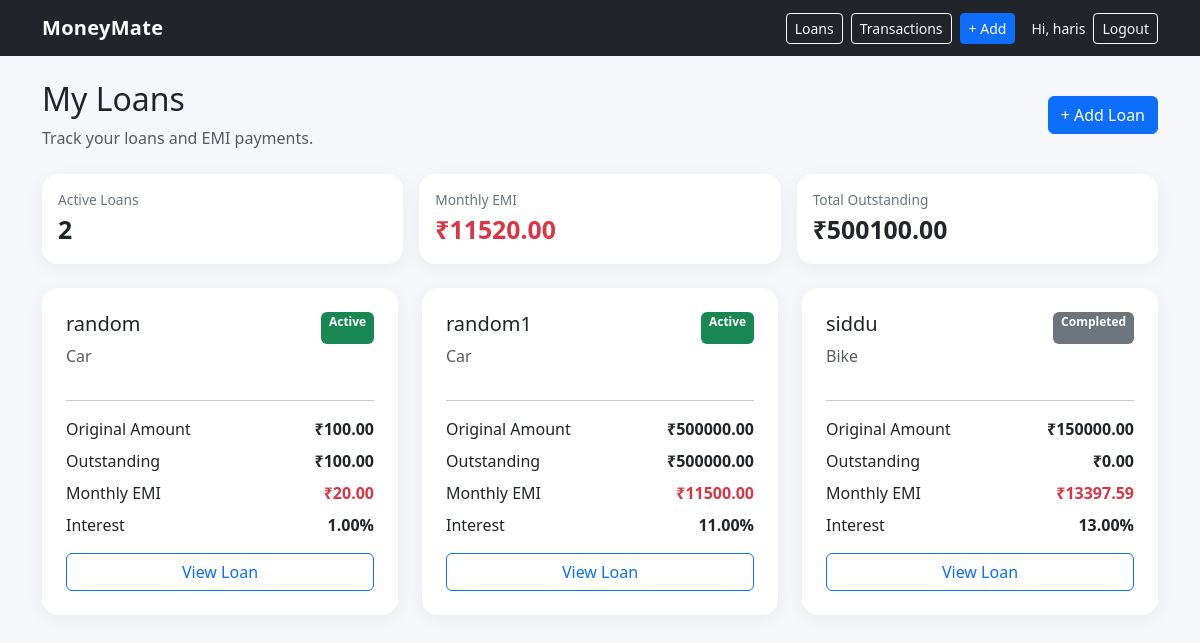
The app's page /loans/ (signed in), older data.
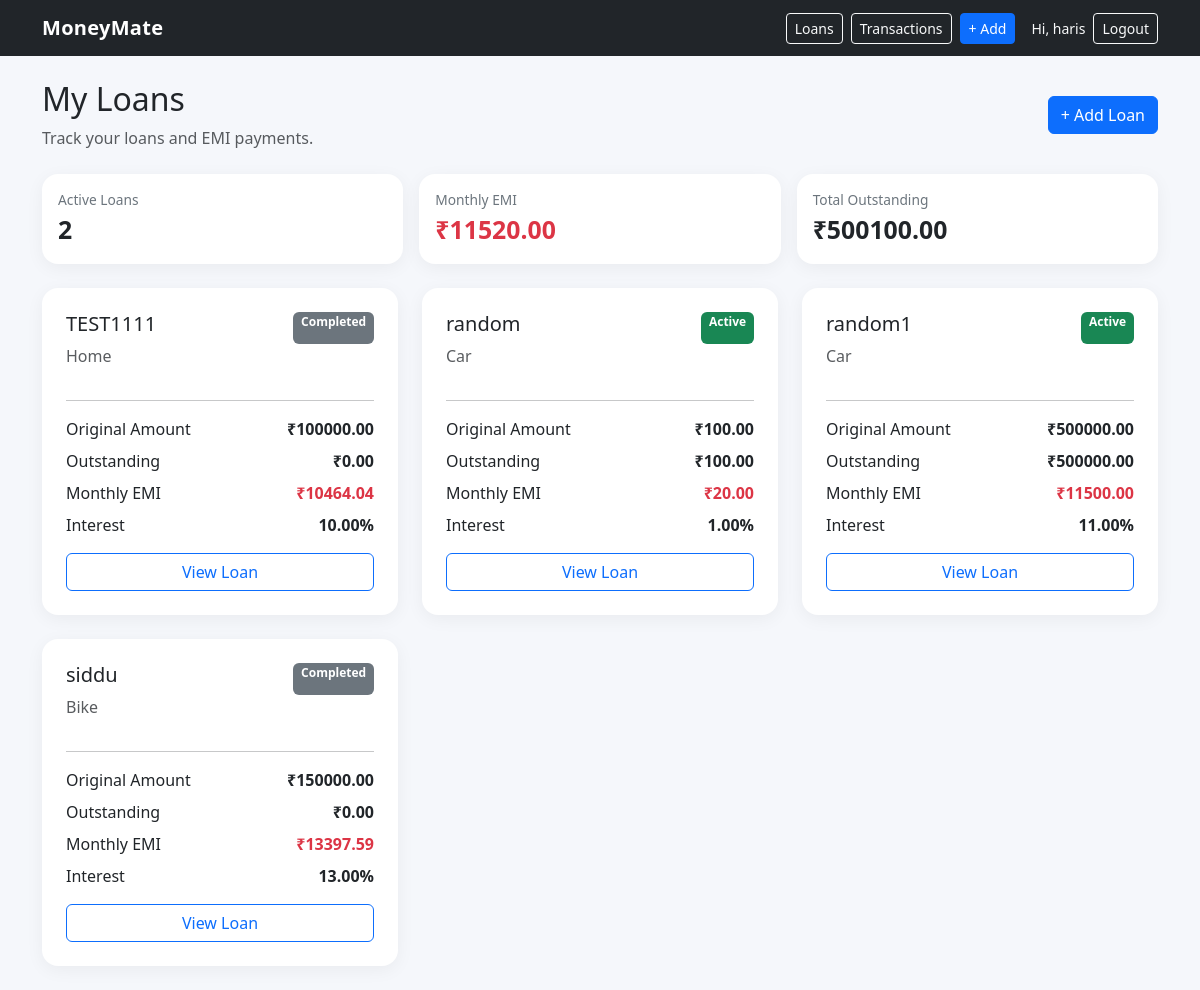
The same page, newer data.
### finance/models.py (models this page shows, shortened)
class Loan(models.Model):
    LOAN_TYPES = [
        ("home", "Home"),
        ("car" , "Car"),
        ("bike" , "Bike"),
        ("personal" , "Personal"),
        ("education" , "Education"),
        ("credit_card" , "Credit Card EMI"),
        ("others" , "Others")
    ]
    STATUS_CHOICES = [
        ("active" , "Active"),
        ("completed" , "Ccompleted"),
        ("closed" , "Closed")
    ]
    id = models.UUIDField(primary_key=True, default=uuid.uuid4, editable=False)
    user = models.ForeignKey(User, on_delete=models.CASCADE, related_name="loans")
    loan_name = models.CharField(max_length=120)
    loan_type = models.CharField(max_length=20, choices=LOAN_TYPES)
    principal_amount = models.DecimalField(max_digits=12, decimal_places=2)
    interest_rate = models.DecimalField(max_digits=5, decimal_places=2, help_text="Anual Interest Rate (%)")
    tenure_months = models.PositiveIntegerField()
    emi_amount = models.DecimalField(max_digits=12, decimal_places=2)
    start_date = models.DateField(default=timezone.localdate)
    end_date = models.DateField(default=timezone.localdate)
    outstanding_amount = models.DecimalField(max_digits=12, decimal_places=2)
    status = models.CharField(max_length=20, choices=STATUS_CHOICES, default="pending")

### finance/views.py (the view)
# urls.py: path("loans/", views.loans, name="loans"),
@login_required
def loans(request):
    loans = Loan.objects.filter(
        user=request.user
    ).order_by("-start_date")
    total_emi = loans.filter(
        status="active"
    ).aggregate(
        total=Sum("emi_amount")
    )["total"] or Decimal("0")
    total_outstanding = loans.filter(
        status="active"
    ).aggregate(
        total=Sum("outstanding_amount")
    )["total"] or Decimal("0")
    active_loans = loans.filter(
        status="active"
    ).count()
    return render(
        request,
        "finance/loans.html",
        {
            "loans": loans,
            "total_emi": total_emi,
            "total_outstanding": total_outstanding,
            "active_loans": active_loans,
        }
    )

### templates/finance/loans.html (shortened to what this page needs)
{% extends "base.html" %}
{% block content %}
<div class="d-flex justify-content-between align-items-center mb-4">
    <div>
        <h2>My Loans</h2>
        <p class="text-muted mb-0">
            Track your loans and EMI payments.
        </p>
    </div>
    <a href="{% url 'add_loan' %}" class="btn btn-primary">
        + Add Loan
    </a>
</div>
<div class="row g-3 mb-4">
    <div class="col-md-4">
        <div class="card p-3">
            <div class="small-muted">
                Active Loans
            </div>
            <div class="stat-value">
                {{ active_loans }}
            </div>
        </div>
    </div>
    <div class="col-md-4">
        <div class="card p-3">
            <div class="small-muted">
                Monthly EMI
            </div>
            <div class="stat-value text-danger">
                ₹{{ total_emi|floatformat:2 }}
            </div>
        </div>
    </div>
    <div class="col-md-4">
        <div class="card p-3">
            <div class="small-muted">
                Total Outstanding
            </div>
            <div class="stat-value">
                ₹{{ total_outstanding|floatformat:2 }}
            </div>
        </div>
    </div>
</div>
<div class="row g-4">
    {% for loan in loans %}
    <div class="col-md-6 col-lg-4">
        <div class="card p-4 h-100">
            <div class="d-flex justify-content-between">
                <h5>
                    {{ loan.loan_name }}
                </h5>
                {% if loan.status == "active" %}
                <span class="badge text-bg-success">
                    Active
                </span>
                {% else %}
                <span class="badge text-bg-secondary">
                    Completed
                </span>
                {% endif %}
            </div>
            <p class="text-muted">
                {{ loan.get_loan_type_display }}
            </p>
            <hr>
            <div class="d-flex justify-content-between mb-2">
                <span>Original Amount</span>
                <strong>
                    ₹{{ loan.principal_amount|floatformat:2 }}
                </strong>
            </div>
            <div class="d-flex justify-content-between mb-2">
                <span>Outstanding</span>
                <strong>
                    ₹{{ loan.outstanding_amount|floatformat:2 }}
                </strong>
            </div>
            <div class="d-flex justify-content-between mb-2">
                <span>Monthly EMI</span>
                <strong class="text-danger">
                    ₹{{ loan.emi_amount|floatformat:2 }}
                </strong>
            </div>
            <div class="d-flex justify-content-between mb-3">
                <span>Interest</span>
                <strong>
                    {{ loan.interest_rate }}%
                </strong>
            </div>
            <a href="{% url 'loan_detail' loan.id %}" class="btn btn-outline-primary w-100">
                View Loan
            </a>
        </div>
    </div>
    {% endfor %}
</div>
{% endblock %}

Row changes from the older to the newer data that the page shows:
added Loan: loan_name "TEST1111", status "Completed", loan_type "Home", principal_amount "100000.00", outstanding_amount "0.00", emi_amount "10464.04", interest_rate "10.00"
